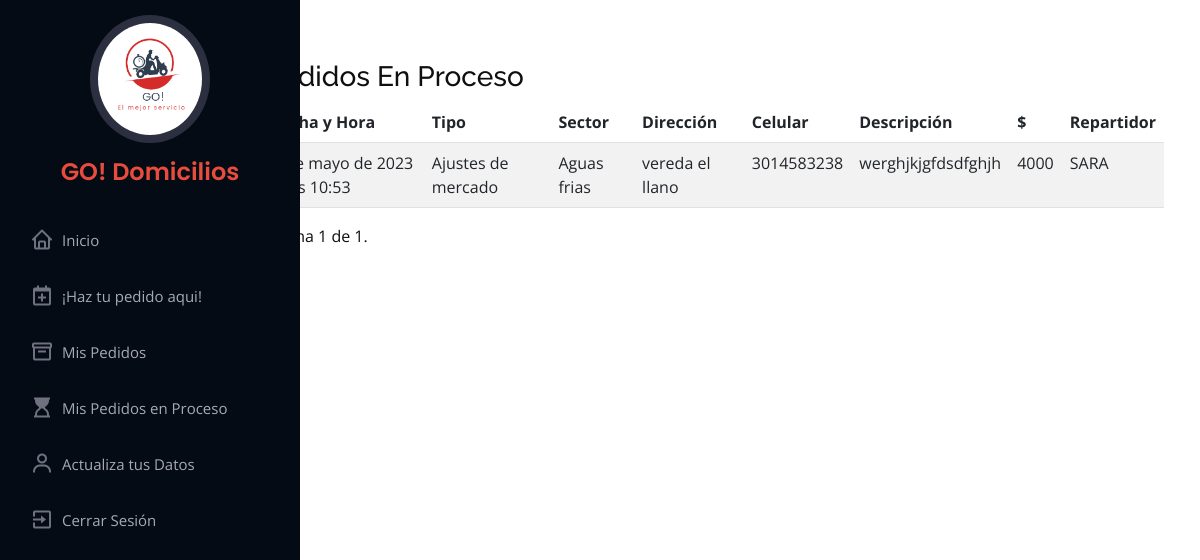
/enprocesocliente/ (signed in), run on an earlier commit of the app's database.
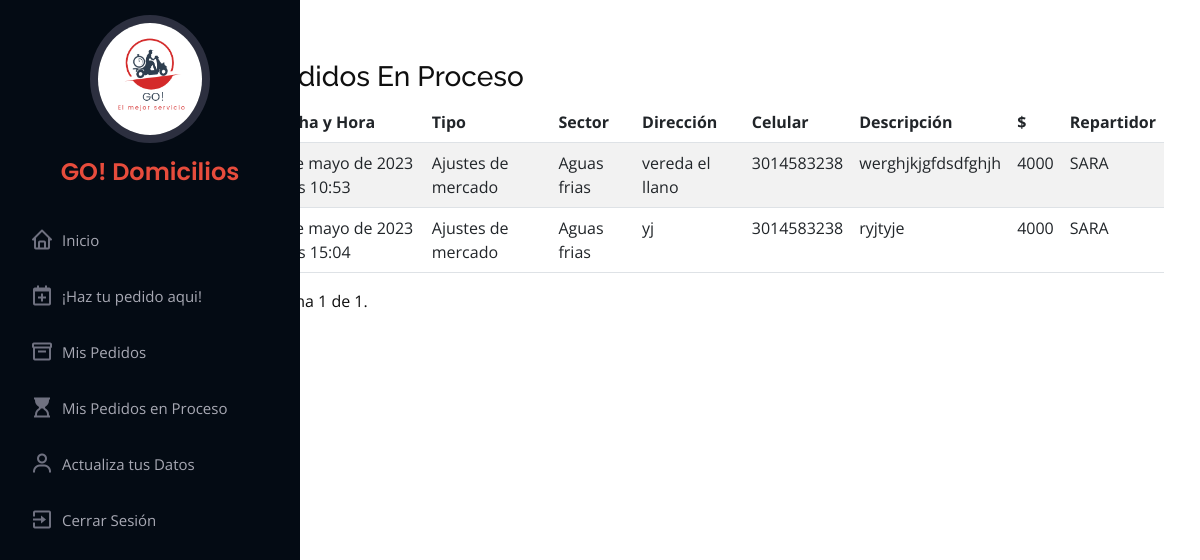
And on a later commit of the database.
### servigou/models.py (models this page shows, shortened)
class Servicio(models.Model):
    fecha_hora = models.DateTimeField(default=timezone.now)
    tipo = models.CharField(max_length=30, null=False, blank=False)
    direccion = models.CharField(max_length=20, null=True, blank=False)
    celular = models.CharField(max_length=13,null=True, blank=False)
    descripcion = models.CharField(max_length=1000, null=False, blank=False)
    estado = models.CharField(max_length=50, default='sin_asignar')
    Repartidor = models.ForeignKey(User, on_delete=models.CASCADE, related_name='repartidor', default=1, null=True)
    User = models.ForeignKey(User,on_delete=models.CASCADE, related_name='User')
    ruta = models.ForeignKey(Ruta, on_delete=models.CASCADE, related_name='ruta', default=1)

class Ruta(models.Model):
    nombre = models.CharField(max_length=30, null=False, blank=False, default='ruta')
    valor = models.BigIntegerField(null=False, blank=False)
    descripcion = models.CharField(max_length=100, null=False, blank=False, default='ruta')
    def __str__(self):
        return self.nombre

class User(AbstractUser):
    documento = models.IntegerField(unique=True, null=True, blank=False)
    celular = models.IntegerField(null=True, blank=False)
    direccion = models.CharField(max_length=20, null=True, blank=False)
    def __str__(self):
        return self.first_name

### servigou/views.py (the view)
# urls.py: path('enprocesocliente/', views.enprocesocliente, name="enprocesocliente"),
@login_required(login_url='login')
def enprocesocliente(request):
    cliente = request.user.id
    print(cliente)
    servicios = Servicio.objects.filter(estado='enproceso', User_id=cliente)
    paginator = Paginator(servicios, 10)  # Mostrar 7 elementos por página
    page = request.GET.get('page')  # Obtener el número de página actual desde la solicitud GET
    servicios = paginator.get_page(page)  # Obtener los elementos para la página actual
    return render(request, 'layout/Disenocliente/enprocesocliente.html', {'page_obj': servicios})

### templates/layout/Disenocliente/enprocesocliente.html (shortened to what this page needs)
{% extends 'layout/Disenocliente/basecliente.html' %}
{% load static %}
{% block contenido %}
<div class="contain_admin">
  <div class="table-responsive">
    <table class="table table-striped">
      <h3>Pedidos En Proceso</h3>
      <thead>
        <tr>
          <th scope="col">Fecha y Hora</th>
          <th scope="col">Tipo</th>
          <th scope="col">Sector</th>
          <th scope="col">Dirección</th>
          <th scope="col">Celular</th>
          <th scope="col">Descripción</th>
          <th scope="col">$</th>
          <th scope="col">Repartidor</th>
        </tr>
      </thead>
      <tbody>
        {% for c in page_obj %}
        <tr>
          <td>{{ c.fecha_hora }}</td>
          <td>{{ c.tipo }}</td>
          <td>{{ c.ruta }}</td>
          <td>{{ c.direccion }}</td>
          <td>{{ c.celular }}</td>
          <td>{{ c.descripcion }}</td>
          <td>{{ c.ruta.valor }}</td>
          <td>{{ c.Repartidor }}</td>
        </tr>
        {% endfor %}
      </tbody>
    </table>
        <span class="step-links">
      <span class="current-page">
        Página {{ page_obj.number }} de {{ page_obj.paginator.num_pages }}.
      </span>
    </span>
  </div>
</div>
{% endblock contenido %}

What changed in the data, as far as the page shows it:
added Servicio: fecha_hora "5 de mayo de 2023 a las 15:04", tipo "Ajustes de mercado", ruta "Aguas frias", direccion "yj", celular "3014583238", descripcion "ryjtyje", ruta.valor "4000", Repartidor "SARA"
